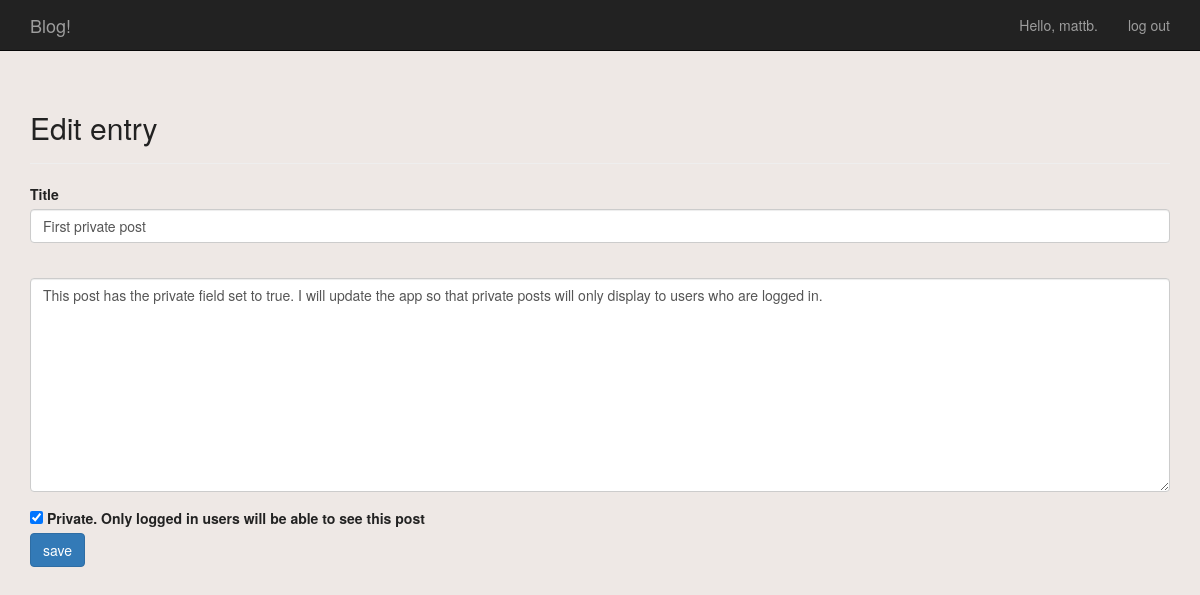
The page /edit_post/7 (signed in) on the database as committed earlier.
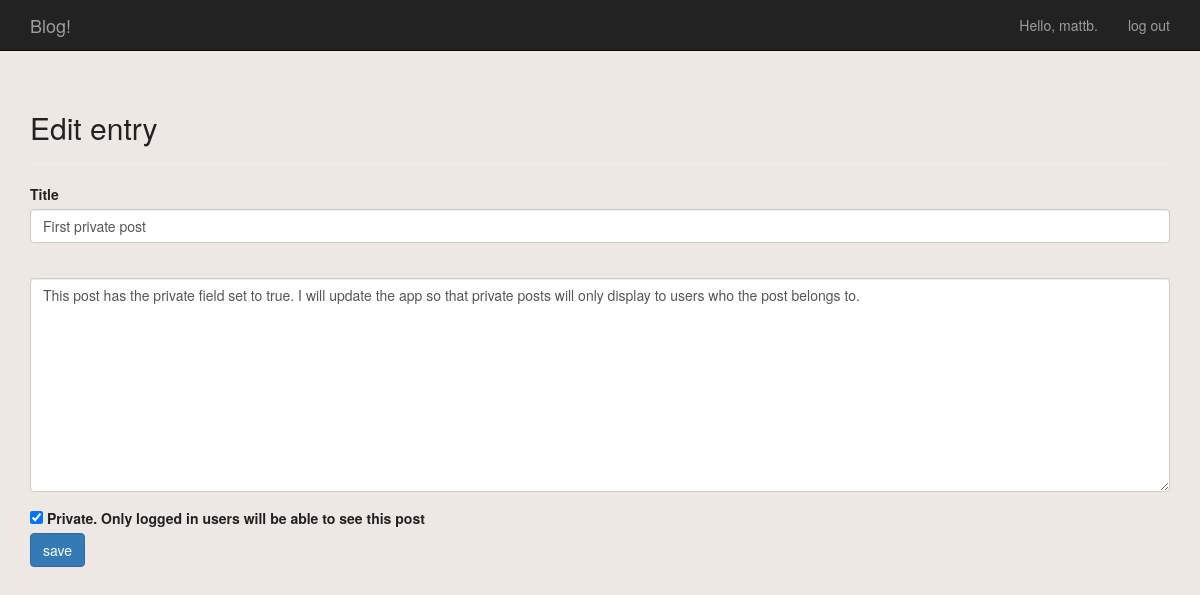
The same page on the database as committed later.
### blog/models.py (models this page shows, shortened)
class Post(models.Model):
	title = models.CharField(max_length=255)
	content = models.TextField()
	posted_on = models.DateTimeField(auto_now_add=True)
	author = models.ForeignKey(User, on_delete=models.CASCADE)
	private = models.BooleanField(default=False)

### blog/views.py (the view)
# urls.py: path('edit_post/<post_id>', views.edit_post, name='edit_post'),
@login_required
def edit_post(request, post_id):
	post = Post.objects.get(id=post_id)
	check_post_owner(request, post)
	if request.method != 'POST':
		form = PostForm(instance=post)
	else:
		form = PostForm(instance=post, data=request.POST)
		if form.is_valid():
			form.save()
			return HttpResponseRedirect(reverse('blog:index'))
	context = {'post': post, 'form': form}
	return render(request, 'blog/edit_post.html', context)

### blog/forms.py
class PostForm(forms.ModelForm):
	class Meta:
		model = Post
		fields = ['title', 'content', 'private']
		labels = {
			'title': 'Title',
			'content': '',
			'private': 'Private. Only logged in users will be able to see this post',
			}
		widgets = {
			'content': forms.Textarea(attrs={'cols': 80}),
			}

### blog/views.py (called while the page is built)
def check_post_owner(request, post):
	if post.author != request.user:
		raise Http404

### blog/templates/blog/edit_post.html (shortened to what this page needs)
{% extends 'blog/base.html' %}
{% load bootstrap3 %}
{% block header %}
  <h2>Edit entry</h2>
{% endblock header %}
{% block content %}
  <form action="{% url 'blog:edit_post' post.id %}" method='post' class="form">
    {% bootstrap_form form %}
    {% buttons %}
      <button name="submit" class="btn btn-primary">save</button>
    {% endbuttons %}
  </form>
{% endblock content %}

Rows that differ between the two databases and show on the page:
changed Post "First private post": content "This post has the private field set to true. I will update the app so that private posts will only display to users who are logged in." → "This post has the private field set to true. I will update the app so that private posts will only display to users who the post belongs to."
